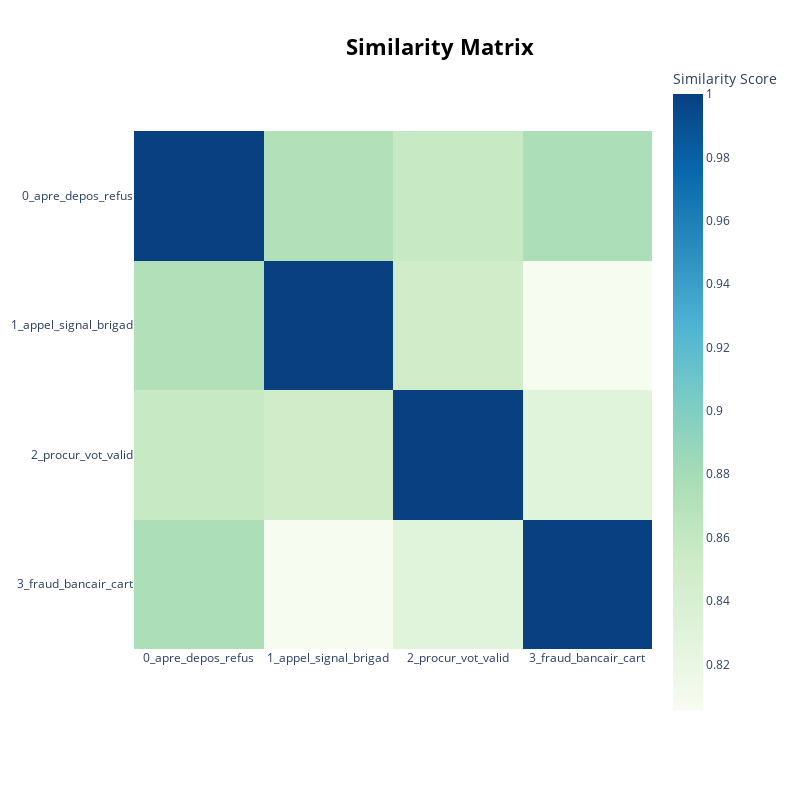

The code cell stored with this chart in its notebook:
### Code cell
model.visualize_heatmap()

### Figure 1 — Plotly figure (JSON) as saved in the notebook; plotly's stock layout.template omitted (floating-point values rounded to 4 significant figures)
{"data": [{"coloraxis": "coloraxis", "hovertemplate": "x: %{x}<br>y: %{y}<br>Similarity Score: %{z}<extra></extra>", "name": "0", "type": "heatmap", "x": ["0_apre_depos_refus", "1_appel_signal_brigad", "2_procur_vot_valid", "3_fraud_bancair_cart"], "xaxis": "x", "y": ["0_apre_depos_refus", "1_appel_signal_brigad", "2_procur_vot_valid", "3_fraud_bancair_cart"], "yaxis": "y", "z": [[1.0, 0.8719, 0.8579, 0.876], [0.8719, 1.0, 0.8497, 0.8056], [0.8579, 0.8497, 1.0, 0.8301], [0.876, 0.8056, 0.8301, 1.0]]}], "layout": {"coloraxis": {"colorbar": {"title": {"text": "Similarity Score"}}, "colorscale": [[0, "rgb(247,252,240)"], [0.125, "rgb(224,243,219)"], [0.25, "rgb(204,235,197)"], [0.375, "rgb(168,221,181)"], [0.5, "rgb(123,204,196)"], [0.625, "rgb(78,179,211)"], [0.75, "rgb(43,140,190)"], [0.875, "rgb(8,104,172)"], [1, "rgb(8,64,129)"]]}, "height": 800, "hoverlabel": {"bgcolor": "white", "font": {"family": "Rockwell", "size": 16}}, "legend": {"title": {"text": "Trend"}}, "margin": {"t": 60}, "showlegend": true, "title": {"font": {"color": "Black", "size": 22}, "text": "<b>Similarity Matrix</b>", "x": 0.55, "xanchor": "center", "y": 0.95, "yanchor": "top"}, "width": 800, "xaxis": {"anchor": "y", "constrain": "domain", "domain": [0, 1], "scaleanchor": "y"}, "yaxis": {"anchor": "x", "autorange": "reversed", "constrain": "domain", "domain": [0, 1]}}}
